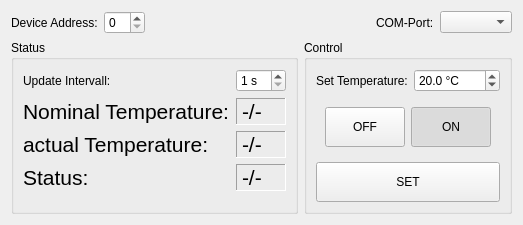
<?xml version="1.0" encoding="UTF-8"?>
<ui version="4.0">
 <class>VTSimple</class>
 <widget class="QWidget" name="VTSimple">
  <property name="geometry">
   <rect>
    <x>0</x>
    <y>0</y>
    <width>496</width>
    <height>209</height>
   </rect>
  </property>
  <property name="windowTitle">
   <string>MainWidget</string>
  </property>
  <layout class="QFormLayout" name="formLayout_3">
   <item row="0" column="0" colspan="2">
    <layout class="QHBoxLayout" name="horizontalLayout">
     <item>
      <widget class="QLabel" name="label">
       <property name="text">
        <string>Device Address:</string>
       </property>
      </widget>
     </item>
     <item>
      <widget class="QSpinBox" name="devAddr"/>
     </item>
     <item>
      <spacer name="horizontalSpacer">
       <property name="orientation">
        <enum>Qt::Horizontal</enum>
       </property>
       <property name="sizeHint" stdset="0">
        <size>
         <width>40</width>
         <height>20</height>
        </size>
       </property>
      </spacer>
     </item>
     <item>
      <widget class="QLabel" name="label_6">
       <property name="text">
        <string>COM-Port:</string>
       </property>
      </widget>
     </item>
     <item>
      <widget class="QComboBox" name="comPort"/>
     </item>
    </layout>
   </item>
   <item row="1" column="0">
    <widget class="QGroupBox" name="groupBox">
     <property name="title">
      <string>Status</string>
     </property>
     <layout class="QFormLayout" name="formLayout">
      <item row="0" column="0">
       <widget class="QLabel" name="label_2">
        <property name="text">
         <string>Update Intervall:</string>
        </property>
       </widget>
      </item>
      <item row="0" column="1">
       <widget class="QSpinBox" name="updateInt">
        <property name="suffix">
         <string> s</string>
        </property>
        <property name="minimum">
         <number>1</number>
        </property>
       </widget>
      </item>
      <item row="1" column="0">
       <widget class="QLabel" name="label_3">
        <property name="font">
         <font>
          <pointsize>16</pointsize>
         </font>
        </property>
        <property name="text">
         <string>Nominal Temperature:</string>
        </property>
       </widget>
      </item>
      <item row="1" column="1">
       <widget class="QLabel" name="nominalTemp">
        <property name="font">
         <font>
          <pointsize>16</pointsize>
         </font>
        </property>
        <property name="frameShape">
         <enum>QFrame::Panel</enum>
        </property>
        <property name="frameShadow">
         <enum>QFrame::Sunken</enum>
        </property>
        <property name="lineWidth">
         <number>1</number>
        </property>
        <property name="midLineWidth">
         <number>0</number>
        </property>
        <property name="text">
         <string>-/-</string>
        </property>
        <property name="scaledContents">
         <bool>false</bool>
        </property>
       </widget>
      </item>
      <item row="2" column="0">
       <widget class="QLabel" name="label_4">
        <property name="font">
         <font>
          <pointsize>16</pointsize>
         </font>
        </property>
        <property name="text">
         <string>actual Temperature:</string>
        </property>
       </widget>
      </item>
      <item row="2" column="1">
       <widget class="QLabel" name="actualTemp">
        <property name="font">
         <font>
          <pointsize>16</pointsize>
         </font>
        </property>
        <property name="frameShape">
         <enum>QFrame::Panel</enum>
        </property>
        <property name="frameShadow">
         <enum>QFrame::Sunken</enum>
        </property>
        <property name="lineWidth">
         <number>1</number>
        </property>
        <property name="midLineWidth">
         <number>0</number>
        </property>
        <property name="text">
         <string>-/-</string>
        </property>
        <property name="scaledContents">
         <bool>false</bool>
        </property>
       </widget>
      </item>
      <item row="3" column="0">
       <widget class="QLabel" name="label_5">
        <property name="font">
         <font>
          <pointsize>16</pointsize>
         </font>
        </property>
        <property name="text">
         <string>Status:</string>
        </property>
       </widget>
      </item>
      <item row="3" column="1">
       <widget class="QLabel" name="devStatus">
        <property name="font">
         <font>
          <pointsize>16</pointsize>
         </font>
        </property>
        <property name="frameShape">
         <enum>QFrame::Panel</enum>
        </property>
        <property name="frameShadow">
         <enum>QFrame::Sunken</enum>
        </property>
        <property name="lineWidth">
         <number>1</number>
        </property>
        <property name="midLineWidth">
         <number>0</number>
        </property>
        <property name="text">
         <string>-/-</string>
        </property>
        <property name="scaledContents">
         <bool>false</bool>
        </property>
       </widget>
      </item>
     </layout>
    </widget>
   </item>
   <item row="1" column="1">
    <widget class="QGroupBox" name="groupBox_2">
     <property name="title">
      <string>Control</string>
     </property>
     <layout class="QFormLayout" name="formLayout_4">
      <item row="0" column="0">
       <widget class="QLabel" name="label_7">
        <property name="text">
         <string>Set Temperature:</string>
        </property>
       </widget>
      </item>
      <item row="0" column="1">
       <widget class="QDoubleSpinBox" name="setTemp">
        <property name="suffix">
         <string> °C</string>
        </property>
        <property name="decimals">
         <number>1</number>
        </property>
        <property name="minimum">
         <double>-40.000000000000000</double>
        </property>
        <property name="maximum">
         <double>130.000000000000000</double>
        </property>
        <property name="value">
         <double>20.000000000000000</double>
        </property>
       </widget>
      </item>
      <item row="1" column="0" colspan="2">
       <widget class="QWidget" name="widget" native="true">
        <layout class="QFormLayout" name="formLayout_2">
         <item row="0" column="0">
          <widget class="QPushButton" name="devOff">
           <property name="minimumSize">
            <size>
             <width>0</width>
             <height>40</height>
            </size>
           </property>
           <property name="text">
            <string>OFF</string>
           </property>
           <property name="checkable">
            <bool>true</bool>
           </property>
           <property name="autoExclusive">
            <bool>true</bool>
           </property>
          </widget>
         </item>
         <item row="0" column="1">
          <widget class="QPushButton" name="devOn">
           <property name="minimumSize">
            <size>
             <width>0</width>
             <height>40</height>
            </size>
           </property>
           <property name="text">
            <string>ON</string>
           </property>
           <property name="checkable">
            <bool>true</bool>
           </property>
           <property name="checked">
            <bool>true</bool>
           </property>
           <property name="autoExclusive">
            <bool>true</bool>
           </property>
          </widget>
         </item>
        </layout>
       </widget>
      </item>
      <item row="2" column="0" colspan="2">
       <widget class="QPushButton" name="doSet">
        <property name="minimumSize">
         <size>
          <width>0</width>
          <height>40</height>
         </size>
        </property>
        <property name="text">
         <string>SET</string>
        </property>
       </widget>
      </item>
     </layout>
    </widget>
   </item>
  </layout>
 </widget>
 <resources/>
 <connections/>
</ui>
